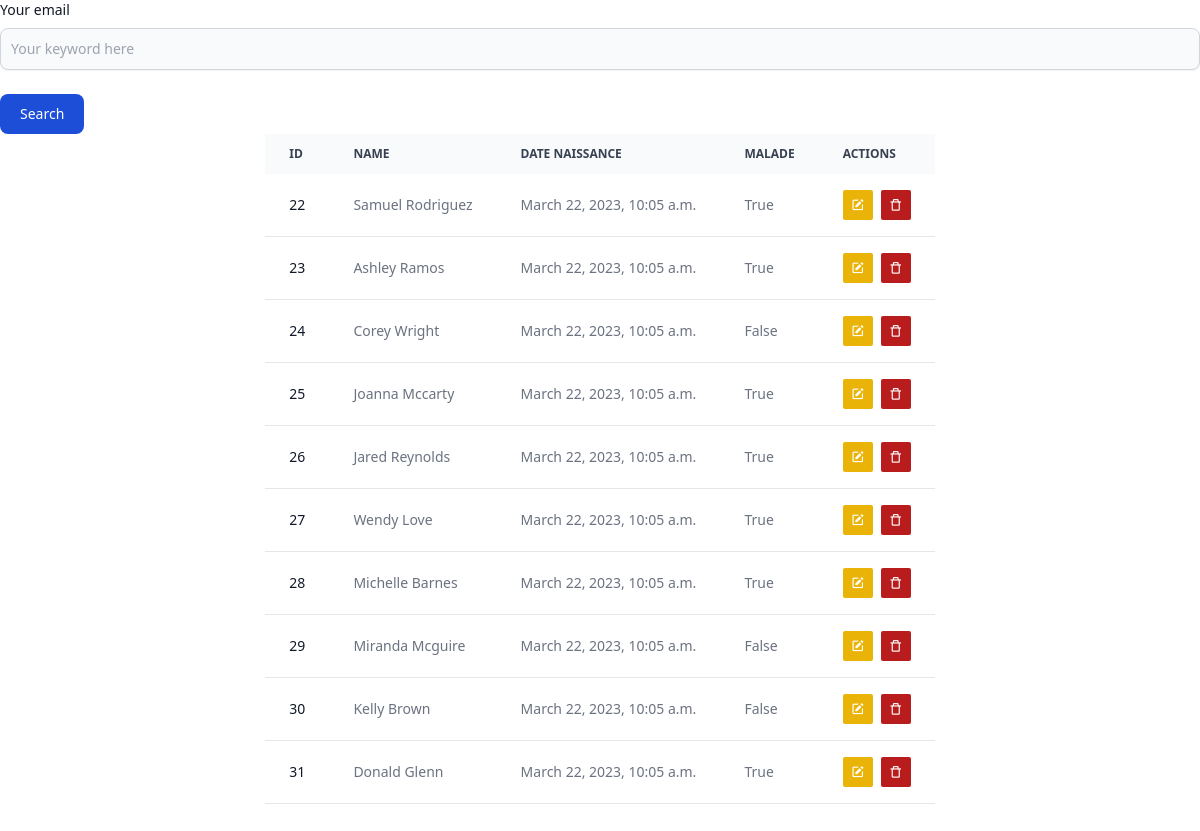
Screenshot of /hospital/?page=3 with the database file from the repository.
### hospital/models.py (models this page shows, shortened)
class Patient(models.Model):
    nom = models.CharField(max_length=100)
    date = models.DateTimeField(auto_now_add=True)
    malade = models.BooleanField(default=False)

### hospital/views.py (the view)
# urls.py: path('', patient_list, name='patient_list'),
def patient_list(request):
    data = Patient.objects.all()
    paginator = Paginator(data,10)
    page = request.GET.get('page',1)
    try:
        patients = paginator.page(page)
    except PageNotAnInteger:
        patients = paginator.page(1)
    except EmptyPage:
        patients = paginator.page(paginator.num_pages)
    return render(request, 'patients_list.html', {'patients': patients})

### hospital/templates/patients_list.html (shortened to what this page needs)
<!DOCTYPE html>
<html lang="en">
<head>
    <script src="https://cdn.tailwindcss.com"></script>
    <link href='https://unpkg.com/boxicons@2.1.4/css/boxicons.min.css' rel='stylesheet'>
</head>
<body>
<form action="{% url 'search' %}">
  <div class="mb-6">
    <label for="email" class="block mb-2 text-sm font-medium text-gray-900 dark:text-white">Your email</label>
    <input type="text" id="email" name="kw" class="shadow-sm bg-gray-50 border border-gray-300 text-gray-900 text-sm rounded-lg focus:ring-blue-500 focus:border-blue-500 block w-full p-2.5 dark:bg-gray-700 dark:border-gray-600 dark:placeholder-gray-400 dark:text-white dark:focus:ring-blue-500 dark:focus:border-blue-500 dark:shadow-sm-light" placeholder="Your keyword here">
  </div>
  <button type="submit" class="text-white bg-blue-700 hover:bg-blue-800 focus:ring-4 focus:outline-none focus:ring-blue-300 font-medium rounded-lg text-sm px-5 py-2.5 text-center dark:bg-blue-600 dark:hover:bg-blue-700 dark:focus:ring-blue-800">Search</button>
</form>
<div class="flex items-center justify-center ">
    <div class="relative overflow-x-auto  h-screen ">
        <table class="w-full text-sm text-left text-gray-500 dark:text-gray-400">
            <thead class="text-xs text-gray-700 uppercase bg-gray-50 dark:bg-gray-700 dark:text-gray-400">
                <tr>
                    <th scope="col" class="px-6 py-3">
                        Id
                    </th>
                    <th scope="col" class="px-6 py-3">
                        Name
                    </th>
                    <th scope="col" class="px-6 py-3">
                        Date Naissance
                    </th>
                    <th scope="col" class="px-6 py-3">
                        Malade
                    </th>
                    <th scope="col" class="px-6 py-3">
                        Actions
                    </th>
                </tr>
            </thead>
            <tbody>
                {% for patient in patients %}
                <tr class="bg-white border-b dark:bg-gray-800 dark:border-gray-700">
                    <th scope="row" class="px-6 py-4 font-medium text-gray-900 whitespace-nowrap dark:text-white">
                        {{patient.id}}
                    </th>
                    <td class="px-6 py-4">
                        {{patient.nom}}
                    </td>
                    <td class="px-6 py-4">
                        {{patient.date}}
                    </td>
                    <td class="px-6 py-4">
                        {{patient.malade}}
                    </td>
                    <td class="px-6 py-4 flex items-center space-x-2">
                        <i class='bx bxs-edit text-white p-2 bg-yellow-500 rounded-sm'></i>
                        <form method="post" action="{% url 'delete_patient' patient.pk %}">
                             <button type="submit">
                                <i class='bx bx-trash-alt text-white p-2 bg-red-700 rounded-sm'></i>
                            </button>
                        </form>
                    </td>
                </tr>
                {% endfor %}
            </tbody>
        </table>
    </div>
</div>
</body>
</html>

### rows the page displays
Patient: id "22", nom "Samuel Rodriguez", date "March 22, 2023, 10:05 a.m.", malade "True"
Patient: id "23", nom "Ashley Ramos", date "March 22, 2023, 10:05 a.m.", malade "True"
Patient: id "24", nom "Corey Wright", date "March 22, 2023, 10:05 a.m.", malade "False"
Patient: id "25", nom "Joanna Mccarty", date "March 22, 2023, 10:05 a.m.", malade "True"
Patient: id "26", nom "Jared Reynolds", date "March 22, 2023, 10:05 a.m.", malade "True"
Patient: id "27", nom "Wendy Love", date "March 22, 2023, 10:05 a.m.", malade "True"
Patient: id "28", nom "Michelle Barnes", date "March 22, 2023, 10:05 a.m.", malade "True"
Patient: id "29", nom "Miranda Mcguire", date "March 22, 2023, 10:05 a.m.", malade "False"
Patient: id "30", nom "Kelly Brown", date "March 22, 2023, 10:05 a.m.", malade "False"
Patient: id "31", nom "Donald Glenn", date "March 22, 2023, 10:05 a.m.", malade "True"
